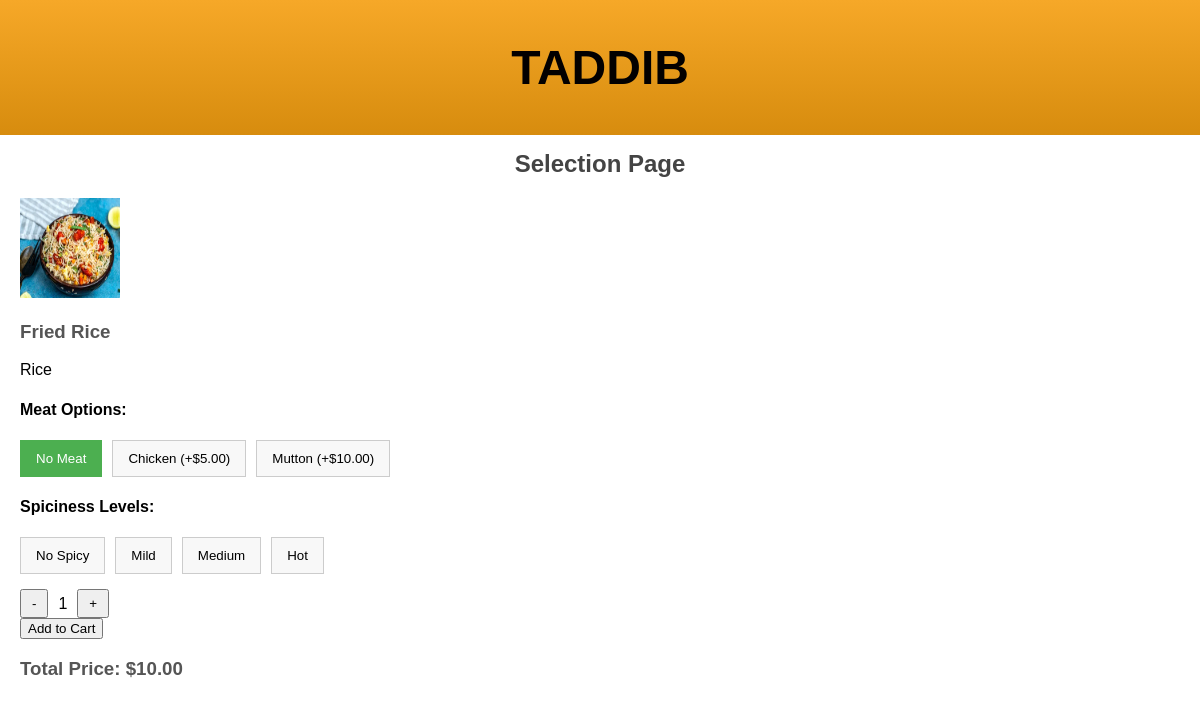
The page /table/1/item/2 on the database its author committed.
### order/models.py (models this page shows, shortened)
class Item(models.Model):
    name = models.CharField(max_length=100)
    description = models.TextField(null=True, blank=True)
    category = models.ForeignKey(Category, on_delete=models.CASCADE, related_name='items')
    image = models.ImageField(blank=True, null=True)
    base_price = models.DecimalField(max_digits=6, decimal_places=2)
    has_meat_options = models.BooleanField(default=False)
    has_spicy_options = models.BooleanField(default=False)
    def get_meat_options(self):
        if self.has_meat_options:
            return MeatOption.objects.all()
        return MeatOption.objects.none()

class MeatOption(models.Model):
    name = models.CharField(max_length=50, unique=True)
    extra_cost = models.DecimalField(max_digits=5, decimal_places=2, default=0.00)

class SpicyLevel(models.Model):
    name = models.CharField(max_length=50, unique=True, help_text="Label for the spiciness level (e.g., Mild, Medium, Hot)")

### order/views.py (the view, shortened to what this page needs)
# urls.py: path("table/<int:table_id>/item/<int:item_id>", views.selection_view, name="selection_view"),
def selection_view(request, table_id, item_id):
    form = SelectionForm()
    item = get_object_or_404(Item, pk=item_id)
    table = get_object_or_404(Table, pk=table_id)
    spicylevels = SpicyLevel.objects.all() if item.has_spicy_options else None
    return render(request, 'order/selection_page.html',
                  {'item': item,
                   'form': form,
                   'table_id': table_id,
                   'spicylevels': spicylevels,
                   })

### order/templates/order/selection_page.html (shortened to what this page needs)
{% extends 'order/base.html' %}
{% block content %}
    <h2>Selection Page</h2>
    <article>
        <img src="{{ item.image.url }}" alt="{{ item.name }}" width="100" height="100">
        <h3>{{ item.name }}</h3>
        <p>{{ item.description }}</p>
    </article>
    <form method="POST" action="{% url 'cart_add' table_id=table_id item_id=item.id %}">
        {% if item.has_meat_options %}
            <h4>Meat Options:</h4>
            <div class="button-group" id="meat-options">
                <button type="button" class="option-btn selected" data-value="" data-extra="0">
                    No Meat
                </button>
                    {% for meat in item.get_meat_options %}
                        <button
                                type="button"
                                class="option-btn"
                                data-value="{{ meat.id }}"
                                data-extra="{{ meat.extra_cost }}">
                            {{ meat.name }} (+${{ meat.extra_cost }})
                        </button>
                {% endfor %}
            </div>
        {% endif %}
        {% if item.has_spicy_options and spicylevels %}
            <h4>Spiciness Levels:</h4>
            <div class="button-group" id="spicy-options">
                <button type="button" class="option-btn" data-value="" data-extra="0">No Spicy</button>
                {% for level in spicylevels %}
                    <button type="button" class="option-btn" data-value="{{ level.id }}" data-extra="0">
                        {{ level.name }}
                    </button>
                {% endfor %}
            </div>
        {% endif %}
      <div class="quantity-selector">
          <button type="button" id="decrease-qty">-</button>
          <span id="quantity">1</span>
          <button type="button" id="increase-qty">+</button>
      </div>
      <button type="submit">Add to Cart</button>
  </form>
  <h3>Total Price: $<span id="total-price">{{ item.base_price }}</span></h3>
{% endblock %}

### order/static/css/style.css (style rules this page uses)
body { font-family: Arial, sans-serif; margin: 0; padding: 0; display: flex; flex-direction: column; height: 100vh; }
html { scroll-behavior: smooth; }
h2 { color: #444; text-align: center; }
h3 { color: #555; }
.button-group { display: flex; gap: 10px; margin-bottom: 15px; }
.option-btn { padding: 10px 15px; border: 1px solid #ccc; background-color: #f8f8f8; cursor: pointer; }
.option-btn.selected { background-color: #4CAF50; color: white; border-color: #4CAF50; }
.quantity-selector { display: flex; align-items: center; gap: 10px; }
.quantity-selector button { padding: 5px 10px; cursor: pointer; }

### rows shown on the page
Item: image (picture), name "Fried Rice", description "Rice", base_price "10.00"
MeatOption: name "Chicken", extra_cost "5.00"
MeatOption: name "Mutton", extra_cost "10.00"
SpicyLevel: {{ level.id }} 1 (drawn), name "Mild"
SpicyLevel: {{ level.id }} 2 (drawn), name "Medium"
SpicyLevel: {{ level.id }} 3 (drawn), name "Hot"
